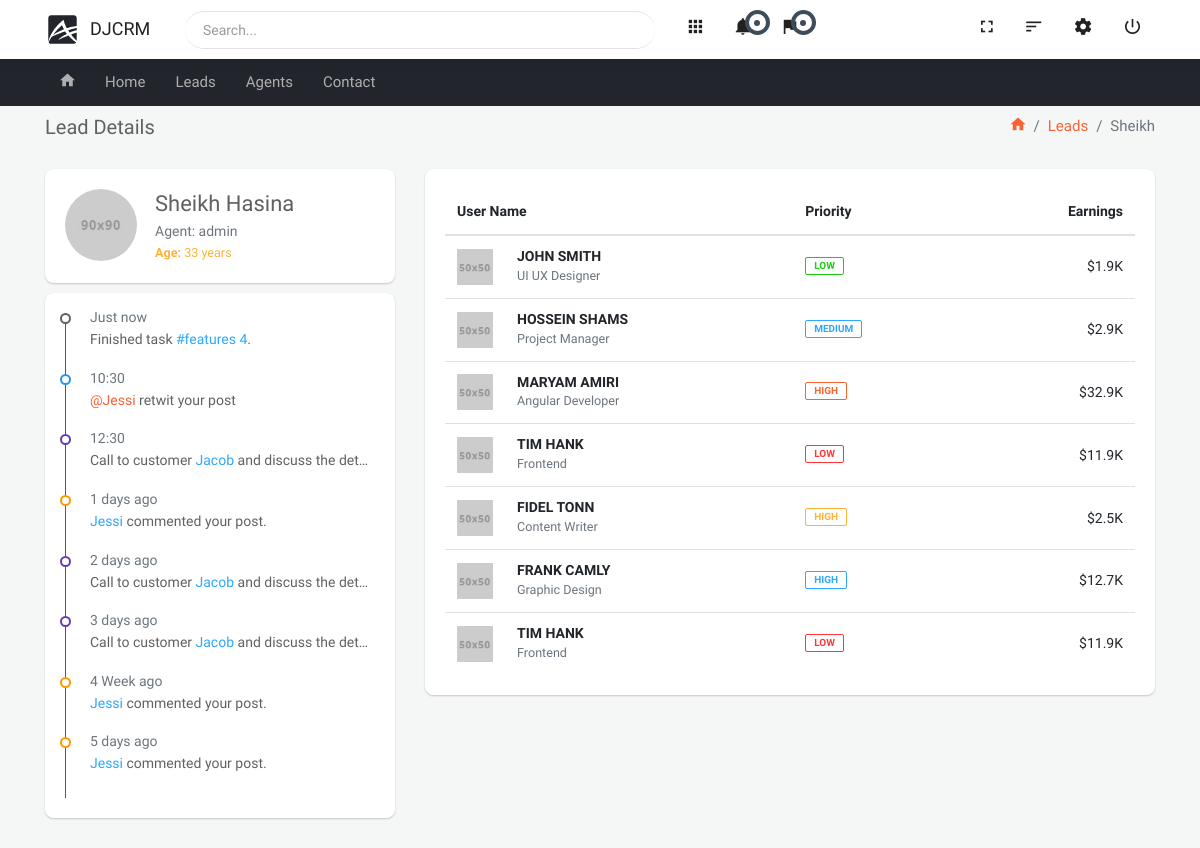
Page /lead-details/2/ on the committed database.
### leads/models.py (models this page shows, shortened)
class Lead(models.Model):
    first_name = models.CharField(max_length=250)
    last_name = models.CharField(max_length=250)
    age = models.IntegerField(default=0)
    agent = models.ForeignKey('Agent', on_delete=models.CASCADE)

class Agent(models.Model):
    user = models.ForeignKey(User, on_delete=models.CASCADE)
    def __str__(self):
        return self.user.username

class User(AbstractUser):
    pass

### leads/views.py (the view)
# urls.py: path('lead-details/<int:pk>/', LeadDetails.as_view(), name='lead-details'),
class LeadDetails(generic.DetailView):
    template_name = 'leads/lead-details.html'
    queryset = Lead.objects.all()
    context_object_name = 'lead'

### templates/leads/lead-details.html
{% extends 'base.html' %}
{% load static %}
{% block content %}
    <div class="container">
        <div class="block-header">
            <div class="row clearfix">
                <div class="col-lg-5 col-md-5 col-sm-12">
                    <h2>Lead Details</h2>
                </div>
                <div class="col-lg-7 col-md-7 col-sm-12">
                    <ul class="breadcrumb float-md-right padding-0">
                        <li class="breadcrumb-item"><a href="{% url 'home' %}"><i class="zmdi zmdi-home"></i></a></li>
                        <li class="breadcrumb-item"><a href="{% url 'leads:lead-list' %}">Leads</a></li>
                        <li class="breadcrumb-item active">{{ lead.first_name }}</li>
                    </ul>
                </div>
            </div>
        </div>
        <div class="row clearfix">
            <div class="col-lg-4 col-md-12">
                <div class="card">
                    <div class="body m-b-10 widget-user">
                        <img class="rounded-circle" src="{% static 'assets/images/sm/avatar5.jpg' %}" alt="">
                        <div class="wid-u-info">
                            <h5>{{ lead.first_name }} {{ lead.last_name }}</h5>
                            <p class="text-muted m-b-0">Agent: {{ lead.agent }}</p>
                            <small class="text-warning"><b>Age:</b> {{ lead.age }} years</small>
                        </div>
                    </div>
                    <div class="body activities">
                        <div class="streamline b-accent">
                            <div class="sl-item">
                                <div class="sl-content">
                                    <div class="text-muted">Just now</div>
                                    <p>Finished task <a href="" class="text-info">#features 4</a>.</p>
                                </div>
                            </div>
                            <div class="sl-item b-info">
                                <div class="sl-content">
                                    <div class="text-muted">10:30</div>
                                    <p><a href="">@Jessi</a> retwit your post</p>
                                </div>
                            </div>
                            <div class="sl-item b-primary">
                                <div class="sl-content">
                                    <div class="text-muted">12:30</div>
                                    <p>Call to customer <a href="" class="text-info">Jacob</a> and discuss the detail.
                                    </p>
                                </div>
                            </div>
                            <div class="sl-item b-warning">
                                <div class="sl-content">
                                    <div class="text-muted">1 days ago</div>
                                    <p><a href="" class="text-info">Jessi</a> commented your post.</p>
                                </div>
                            </div>
                            <div class="sl-item b-primary">
                                <div class="sl-content">
                                    <div class="text-muted">2 days ago</div>
                                    <p>Call to customer <a href="" class="text-info">Jacob</a> and discuss the detail.
                                    </p>
                                </div>
                            </div>
                            <div class="sl-item b-primary">
                                <div class="sl-content">
                                    <div class="text-muted">3 days ago</div>
                                    <p>Call to customer <a href="" class="text-info">Jacob</a> and discuss the detail.
                                    </p>
                                </div>
                            </div>
                            <div class="sl-item b-warning">
                                <div class="sl-content">
                                    <div class="text-muted">4 Week ago</div>
                                    <p><a href="" class="text-info">Jessi</a> commented your post.</p>
                                </div>
                            </div>
                            <div class="sl-item b-warning">
                                <div class="sl-content">
                                    <div class="text-muted">5 days ago</div>
                                    <p><a href="" class="text-info">Jessi</a> commented your post.</p>
                                </div>
                            </div>
                        </div>
                    </div>
                </div>
            </div>
            <div class="col-lg-8 col-md-12">
                <div class="card">
                    <div class="body">
                        <div class="table-responsive earning-report">
                            <table class="table m-b-0 table-hover">
                                <thead>
                                <tr>
                                    <th colspan="2">User Name</th>
                                    <th>Priority</th>
                                    <th>Earnings</th>
                                </tr>
                                </thead>
                                <tbody>
                                <tr>
                                    <td style="width:60px;"><span class="rounded"><img
                                            src="assets/images/xs/avatar1.jpg" alt="user" width="50"></span></td>
                                    <td>
                                        <h6>John Smith</h6><small class="text-muted">UI UX Designer</small></td>
                                    <td><span class="badge badge-success">Low</span></td>
                                    <td>$1.9K</td>
                                </tr>
                                <tr class="active">
                                    <td><span class="rounded"><img src="assets/images/xs/avatar2.jpg" alt="user"
                                                                   width="50"></span></td>
                                    <td>
                                        <h6>Hossein Shams</h6><small class="text-muted">Project Manager</small></td>
                                    <td><span class="badge badge-info">Medium</span></td>
                                    <td>$2.9K</td>
                                </tr>
                                <tr>
                                    <td><span class="round round-success"><img src="assets/images/xs/avatar3.jpg"
                                                                               alt="user" width="50"></span></td>
                                    <td>
                                        <h6>Maryam Amiri</h6><small class="text-muted">Angular Developer</small></td>
                                    <td><span class="badge badge-primary">High</span></td>
                                    <td>$32.9K</td>
                                </tr>
                                <tr>
                                    <td><span class="round round-primary"><img src="assets/images/xs/avatar4.jpg"
                                                                               alt="user" width="50"></span></td>
                                    <td>
                                        <h6>Tim Hank</h6><small class="text-muted">Frontend</small></td>
                                    <td><span class="badge badge-danger">Low</span></td>
                                    <td>$11.9K</td>
                                </tr>
                                <tr>
                                    <td><span class="round round-warning"><img src="assets/images/xs/avatar5.jpg"
                                                                               alt="user" width="50"></span></td>
                                    <td>
                                        <h6>Fidel Tonn</h6><small class="text-muted">Content Writer</small></td>
                                    <td><span class="badge badge-warning">High</span></td>
                                    <td>$2.5K</td>
                                </tr>
                                <tr>
                                    <td><span class="round round-danger"><img src="assets/images/xs/avatar6.jpg"
                                                                              alt="user" width="50"></span></td>
                                    <td>
                                        <h6>Frank Camly</h6><small class="text-muted">Graphic Design</small></td>
                                    <td><span class="badge badge-info">High</span></td>
                                    <td>$12.7K</td>
                                </tr>
                                <tr>
                                    <td><span class="round round-primary"><img src="assets/images/xs/avatar4.jpg"
                                                                               alt="user" width="50"></span></td>
                                    <td>
                                        <h6>Tim Hank</h6><small class="text-muted">Frontend</small></td>
                                    <td><span class="badge badge-danger">Low</span></td>
                                    <td>$11.9K</td>
                                </tr>
                                </tbody>
                            </table>
                        </div>
                    </div>
                </div>
            </div>
        </div>
    </div>
{% endblock %}

### rows in the picture
Lead: first_name "Sheikh", last_name "Hasina", agent "admin", age "33"
